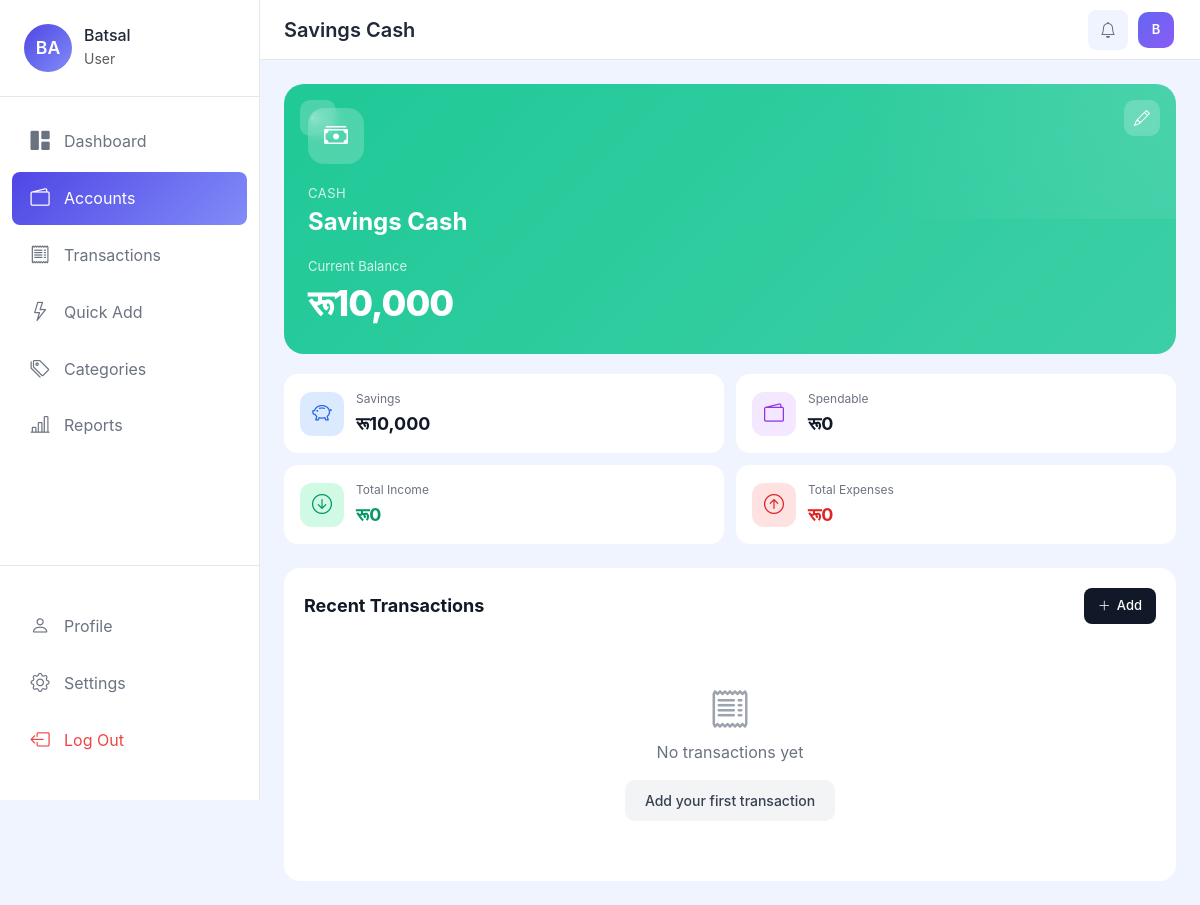
Page /wallets/8/ (signed in) on the earlier database version.
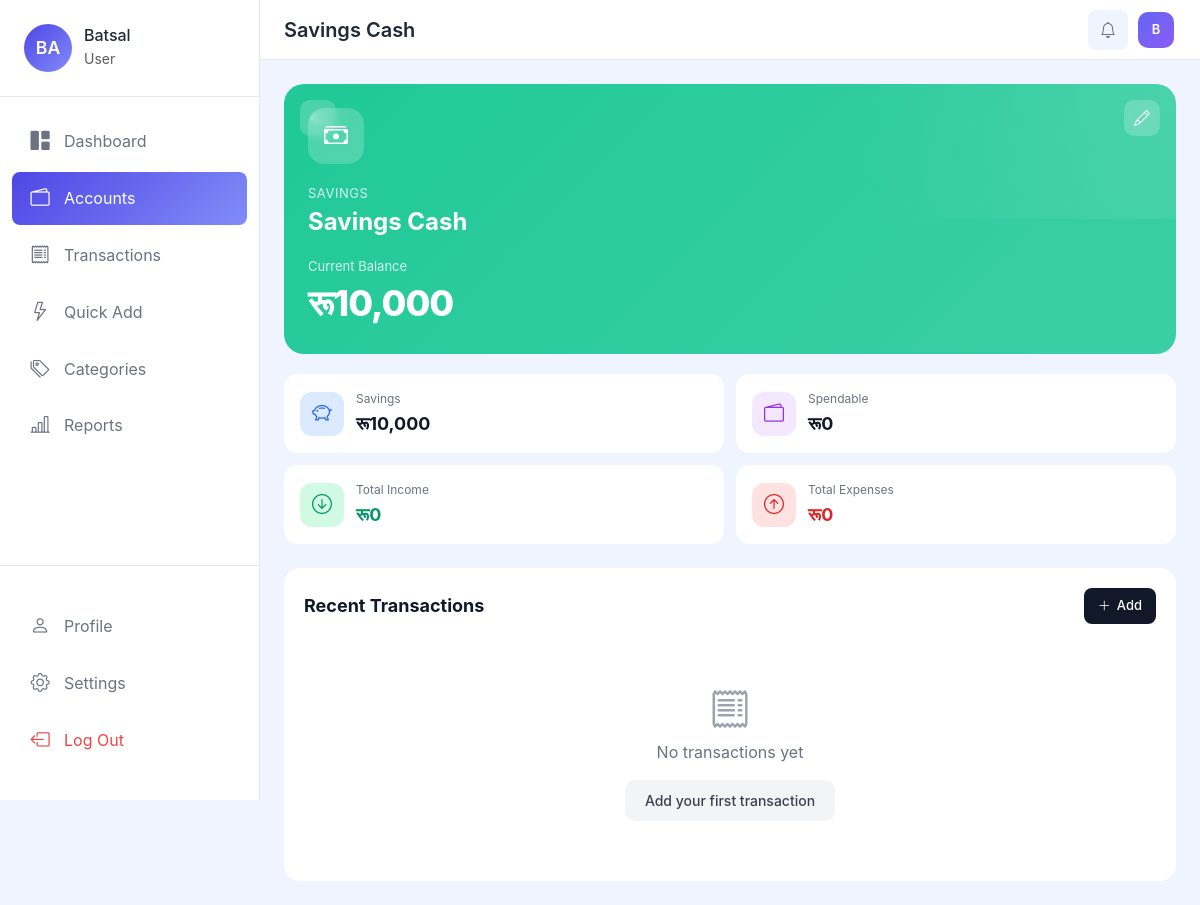
Same page on the later database version.
### apps/wallets/models.py (models this page shows, shortened)
class Account(models.Model):
    ACCOUNT_TYPES = [
        ('bank', 'Bank Account'),
        ('wallet', 'Digital Wallet'),
        ('cash', 'Cash'),
        ('savings', 'Savings'),
        ('credit', 'Credit Card'),
    ]
    ICON_CHOICES = [
        ('bi-bank', 'Bank'),
        ('bi-wallet2', 'Wallet'),
        ('bi-cash-stack', 'Cash'),
        ('bi-piggy-bank', 'Savings'),
        ('bi-credit-card', 'Credit Card'),
        ('bi-phone', 'Mobile Wallet'),
    ]
    COLOR_CHOICES = [
        ('#28a745', 'Green'),
        ('#007bff', 'Blue'),
        ('#ffc107', 'Yellow'),
        ('#dc3545', 'Red'),
        ('#6f42c1', 'Purple'),
        ('#fd7e14', 'Orange'),
        ('#20c997', 'Teal'),
        ('#e83e8c', 'Pink'),
    ]
    user = models.ForeignKey(User, on_delete=models.CASCADE, related_name='accounts')
    name = models.CharField(max_length=100)
    account_type = models.CharField(max_length=20, choices=ACCOUNT_TYPES, default='bank')
    initial_balance = models.DecimalField(max_digits=12, decimal_places=2, default=0)
    savings_amount = models.DecimalField(
        max_digits=12,
        decimal_places=2,
        default=0,
        help_text="Amount you want to set aside as savings from this account"
    )
    credit_limit = models.DecimalField(
        max_digits=12,
        decimal_places=2,
        default=0,
        help_text="Credit limit for credit cards"
    )
    billing_due_date = models.DateField(
        null=True,
        blank=True,
        help_text="Next payment due date for credit cards"
    )
    minimum_payment = models.DecimalField(
        max_digits=12,
        decimal_places=2,
        default=0,
        help_text="Minimum payment due for credit cards"
    )
    icon = models.CharField(max_length=50, choices=ICON_CHOICES, default='bi-wallet2')
    color = models.CharField(max_length=7, choices=COLOR_CHOICES, default='#28a745')
    description = models.TextField(blank=True, null=True)
    is_active = models.BooleanField(default=True)
    include_in_total = models.BooleanField(default=True, help_text="Include in total balance calculation")
    created_at = models.DateTimeField(auto_now_add=True)
    updated_at = models.DateTimeField(auto_now=True)
    class Meta:
        verbose_name = 'Account'
        verbose_name_plural = 'Accounts'
        ordering = ['name']
        unique_together = ['user', 'name']
    @property
    def is_credit_card(self):
        return self.account_type == 'credit'
    @property
    def current_balance(self):
        from apps.transactions.models import Transaction
        credits = Transaction.objects.filter(
            account=self,
            transaction_type='credit'
        ).aggregate(total=models.Sum('amount'))['total'] or Decimal('0')
        debits = Transaction.objects.filter(
            account=self,
            transaction_type='debit'
        ).aggregate(total=models.Sum('amount'))['total'] or Decimal('0')
        if self.is_credit_card:
            return self.initial_balance + debits - credits
        else:
            return self.initial_balance + credits - debits
    @property
    def actual_balance(self):
        if self.is_credit_card:
            return self.available_credit
        return self.current_balance - self.savings_amount
    @property
    def total_credits(self):
        from apps.transactions.models import Transaction
        return Transaction.objects.filter(
            account=self,
            transaction_type='credit'
        ).aggregate(total=models.Sum('amount'))['total'] or Decimal('0')
    @property
    def total_debits(self):
        from apps.transactions.models import Transaction
        return Transaction.objects.filter(
            account=self,
            transaction_type='debit'
        ).aggregate(total=models.Sum('amount'))['total'] or Decimal('0')

### apps/wallets/views.py (the view)
# urls.py: path('<int:pk>/', views.AccountDetailView.as_view(), name='detail'),
class AccountDetailView(LoginRequiredMixin, DetailView):
    model = Account
    template_name = 'wallets/detail.html'
    context_object_name = 'account'
    def get_queryset(self):
        return Account.objects.filter(user=self.request.user)
    def get_context_data(self, **kwargs):
        context = super().get_context_data(**kwargs)
        context['transactions'] = self.object.transactions.all()[:20]
        context['currency_symbol'] = self.request.user.profile.currency_symbol
        context['page_title'] = self.object.name
        if self.object.is_credit_card:
            context['cc_payments'] = self.object.cc_payments.all()[:10]
            context['source_accounts'] = Account.objects.filter(
                user=self.request.user,
                is_active=True
            ).exclude(account_type='credit')
        return context

### apps/accounts/models.py (called while the page is built)
    @property
    def currency_symbol(self):
        symbols = {
            'NPR': 'रू',
            'USD': '$',
            'EUR': '€',
            'GBP': '£',
            'INR': '₹',
            'AUD': 'A$',
            'CAD': 'C$',
            'JPY': '¥',
            'CNY': '¥',
        }
        return symbols.get(self.currency, 'रू')

    @property
    def display_name(self):
        if self.user.first_name:
            return f"{self.user.first_name} {self.user.last_name}".strip()
        return self.user.username

    @property
    def initials(self):
        if self.user.first_name and self.user.last_name:
            return f"{self.user.first_name[0]}{self.user.last_name[0]}".upper()
        return self.user.username[:2].upper()

### apps/wallets/templates/wallets/detail.html (shortened to what the changed rows need)
{% extends 'base.html' %}
{% load humanize %}
{% block content %}
<div class="wallet-page">
    <div class="wallet-hero" style="background: linear-gradient(135deg, {{ account.color }} 0%, {{ account.color }}dd 100%);">
        <div class="wallet-info">
            <span class="wallet-type">{{ account.get_account_type_display }}</span>
            <h1 class="wallet-name">{{ account.name }}</h1>
        </div>
        <div class="wallet-balance">
            <span class="balance-label">{% if account.is_credit_card %}Amount Owed{% else %}Current Balance{% endif %}</span>
            <span class="balance-amount">{{ currency_symbol }}{{ account.current_balance|floatformat:0|intcomma }}</span>
        </div>
    </div>
    <div class="stats-row">
        {% if not account.is_credit_card %}
        <div class="stat-card">
            <div class="stat-icon savings">
                <i class="bi bi-piggy-bank"></i>
            </div>
            <div class="stat-content">
                <span class="stat-label">Savings</span>
                <span class="stat-value">{{ currency_symbol }}{{ account.savings_amount|floatformat:0|intcomma }}</span>
            </div>
        </div>
        <div class="stat-card">
            <div class="stat-icon spendable">
                <i class="bi bi-wallet2"></i>
            </div>
            <div class="stat-content">
                <span class="stat-label">Spendable</span>
                <span class="stat-value">{{ currency_symbol }}{{ account.actual_balance|floatformat:0|intcomma }}</span>
            </div>
        </div>
        <div class="stat-card">
            <div class="stat-icon income">
                <i class="bi bi-arrow-down-circle"></i>
            </div>
            <div class="stat-content">
                <span class="stat-label">Total Income</span>
                <span class="stat-value green">{{ currency_symbol }}{{ account.total_credits|floatformat:0|intcomma }}</span>
            </div>
        </div>
        <div class="stat-card">
            <div class="stat-icon expense">
                <i class="bi bi-arrow-up-circle"></i>
            </div>
            <div class="stat-content">
                <span class="stat-label">Total Expenses</span>
                <span class="stat-value red">{{ currency_symbol }}{{ account.total_debits|floatformat:0|intcomma }}</span>
            </div>
        </div>
        {% endif %}
    </div>
    <div class="transactions-section">
        <div class="section-header">
            <h2>Recent {% if account.is_credit_card %}Charges{% else %}Transactions{% endif %}</h2>
        </div>
    </div>
</div>
{% endblock %}

### templates/components/navbar.html (shortened to what this page needs)
<nav class="top-navbar">
    <div class="d-flex align-items-center">
        <h5 class="page-title mb-0 d-none d-md-block">{{ page_title|default:"Dashboard" }}</h5>
    </div>
    <div class="navbar-actions d-flex align-items-center gap-2">
        <div class="dropdown">
            <button class="btn btn-icon" type="button" data-bs-toggle="dropdown" aria-expanded="false" id="notificationDropdownBtn">
                <i class="bi bi-bell"></i>
            </button>
        </div>
        <div class="dropdown">
            <button class="btn btn-icon profile-btn" type="button" data-bs-toggle="dropdown" aria-expanded="false">
                <div class="profile-avatar-sm">
                    {% if user.first_name %}
                        {{ user.first_name|make_list|first }}{{ user.last_name|make_list|first }}
                    {% else %}
                        {{ user.username|make_list|first|upper }}
                    {% endif %}
                </div>
            </button>
        </div>
    </div>
</nav>

Differences in the rows shown:
changed Account "Savings Cash": account_type "CASH" → "SAVINGS"
